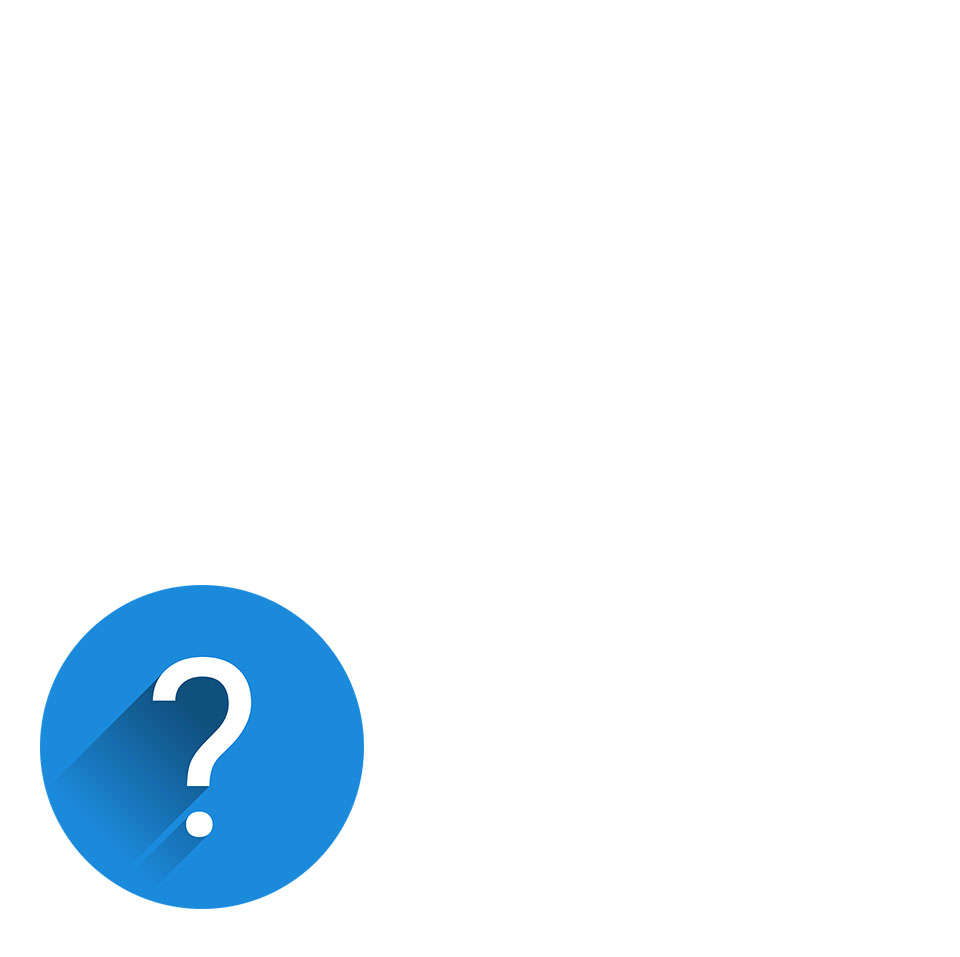
#> input picture Proyecto/proyecto_imagenes/Imagenes/logo_pregunta.jpg, 960 x 957 px, found by its file name
$ python Practica_1_parte_2.py
#> lines starting #> are read from the running program, lines starting #| are printed output that depends on the picture
# Carlos Alfonso Barrón Rivera 2019630166
from PIL import Image
import sys

def abrir_imagen(ruta):
#> called with ruta = 'imagenes/logo_pregunta.jpg'
    imagen = Image.open(ruta)
#> imagen is the input picture: PIL image 960x957 RGB; mean R, G, B 235.7, 244.5, 251
    return imagen

def cerrar_imagen(imagen):
    imagen.close()

def crear_imagen(tipo_imagen,tamanio):
    nueva_imagen = Image.new(tipo_imagen, tamanio)
    return nueva_imagen

def guardar_imagen(imagen,datos,nombre_imagen):
    imagen.putdata(datos)
    imagen.save(nombre_imagen)
    imagen.show()

def binarizar_imagen(img_inicial,umbral,img_binaria):

    foto = abrir_imagen(img_inicial)#se abre la imagen inicial

    if foto.mode != 'L':
        foto=foto.convert('L')
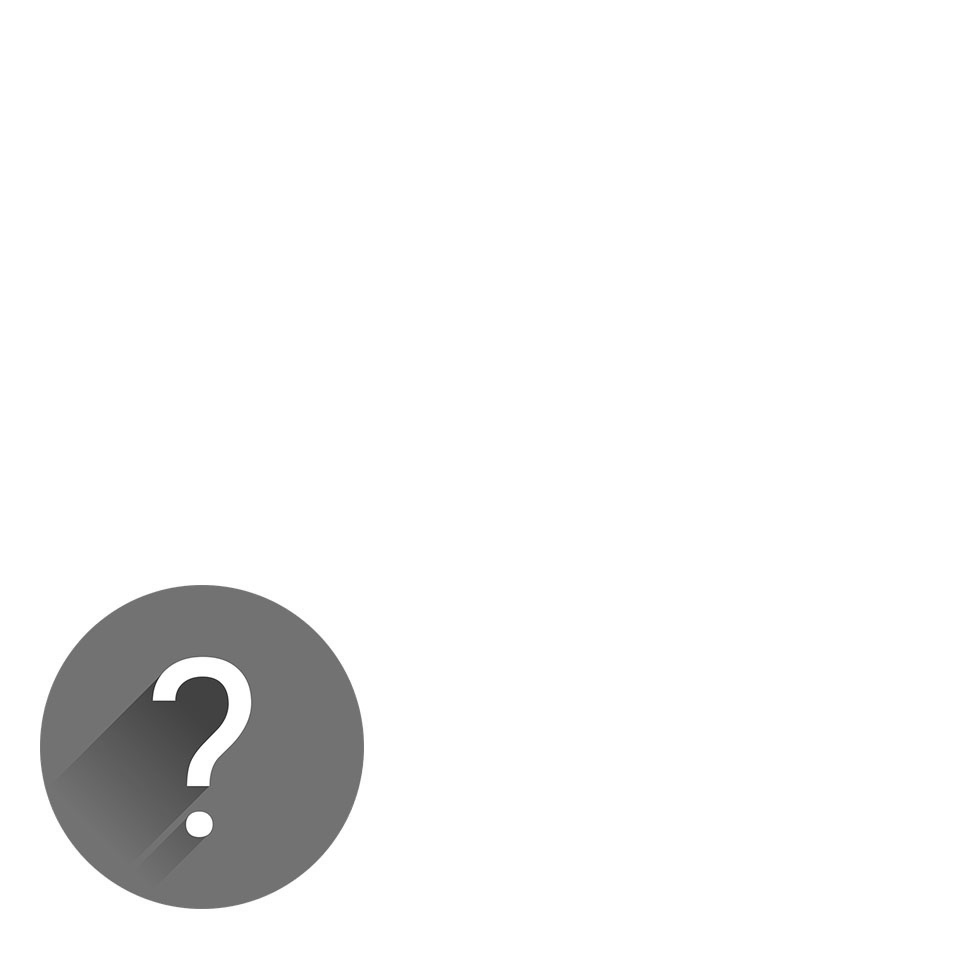
#> foto: PIL image 960x957 L; min 29, max 255, mean 242.6
    datos=foto.getdata()
    datos_binarios=[]

    for x in datos:
        if x<umbral:
            datos_binarios.append(0)
            continue
        #si es mayor o igual a umbral se agrega 1 en ves de 0
        #podria hacerse con 255 en ves de 1
        datos_binarios.append(1)
#> after the loop, datos_binarios = 918720 items

    #en caso de utilizar 255 como valor superior el metodo new
    #llevaria 'L' en ves de '1' en el primer argumento
    #nueva_imagen = Image.new('1', foto.size)
    nueva_imagen = crear_imagen('1', foto.size)
#> in crear_imagen, `nueva_imagen = Image.new(tipo_imagen, tamanio)`: nueva_imagen: PIL image 960x957 1; every value is 0
    guardar_imagen(img_binaria,datos_binarios,img_binaria)
    #nueva_imagen.putdata(datos_binarios)
    #nueva_imagen.save(img_binaria)
    cerrar_imagen(nueva_imagen)
    #nueva_imagen.close()
    foto.close()

# [339 lines left out: functions suma_imagenes_grises, suma_imagenes_rgb, resta_imagenes_grises, resta_imagenes_rgb, Maximo, Minimo and 6 more, not called in this run]

#> (the run stopped early here; a loop or call above may not have finished)
